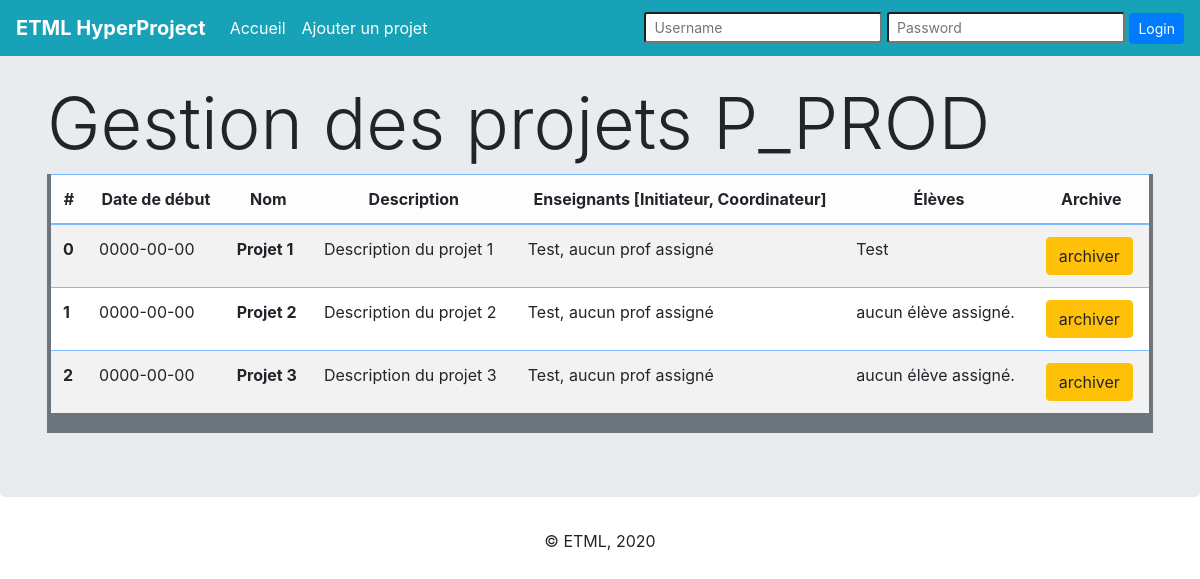
/Site/src/view/homePage.php, run on an earlier commit of the app's database.
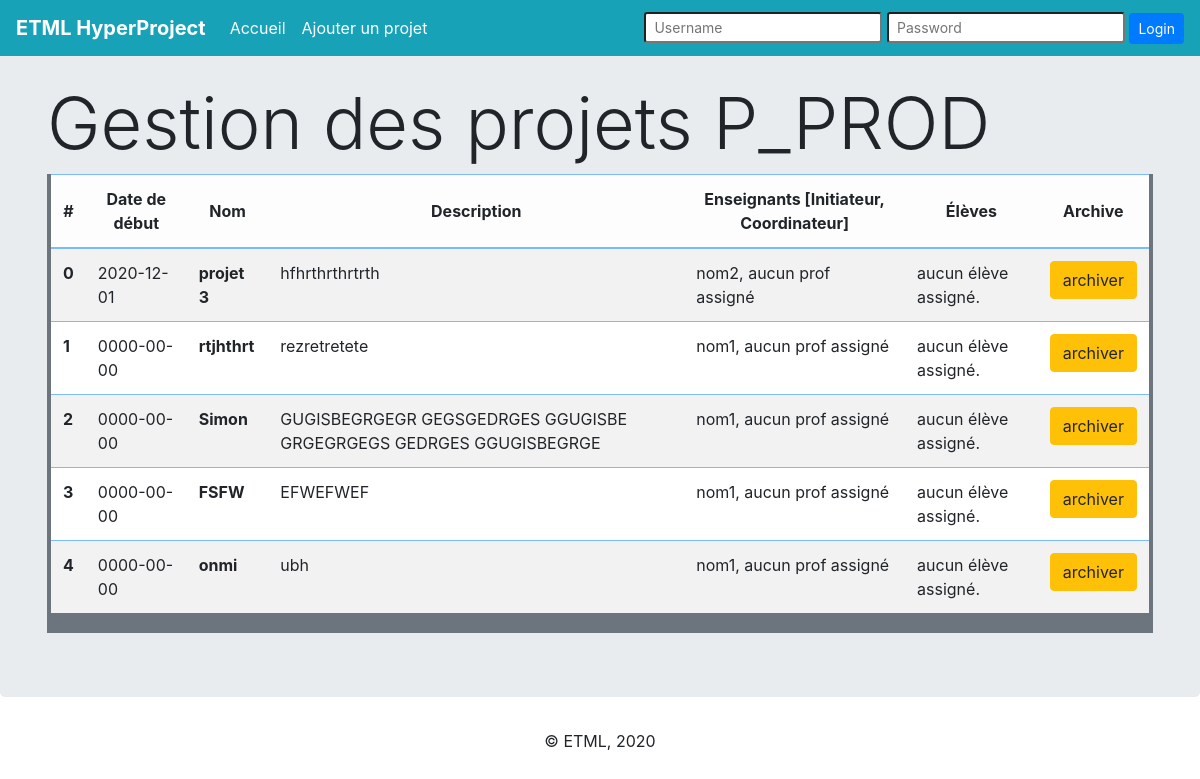
And on a later commit of the database.
### tables this page shows
CREATE TABLE `t_project` (
  `idProject` int(11) NOT NULL,
  `proName` varchar(50) NOT NULL,
  `proDescription` varchar(200) NOT NULL,
  `proStartingDate` date NOT NULL,
  `proEndingDate` date NOT NULL,
  `proArchive` tinyint(1) NOT NULL DEFAULT '0',
  `idCoordinator` int(11) DEFAULT NULL,
  `idInitiator` int(11) NOT NULL
);

CREATE TABLE `t_teacher` (
  `idTeacher` int(11) NOT NULL,
  `teaFirstName` varchar(50) NOT NULL,
  `teaLastName` varchar(50) NOT NULL,
  `teaUserName` varchar(50) NOT NULL,
  `teaPassword` varchar(200) NOT NULL
);

CREATE TABLE `t_belong` (
  `idProject` int(11) NOT NULL,
  `idStudent` int(11) NOT NULL
);

CREATE TABLE `t_student` (
  `idStudent` int(11) NOT NULL,
  `stuFirstName` varchar(50) NOT NULL,
  `stuLastName` varchar(50) NOT NULL,
  `stuUserName` varchar(50) NOT NULL,
  `stuPassword` varchar(200) NOT NULL,
  `stuClass` varchar(50) NOT NULL
);

### Site/src/model/Database.php (called while the page is built, shortened)
<?php
 class Database {
    private $connector;
    public function __construct(){
        $user = $GLOBALS['MM_CONFIG']['database']['username'];
        $pass = $GLOBALS['MM_CONFIG']['database']['password'];
        $dbname = $GLOBALS['MM_CONFIG']['database']['dbname'];
        $host = $GLOBALS['MM_CONFIG']['database']['host'];
        $port = $GLOBALS['MM_CONFIG']['database']['port'];
        $charset = $GLOBALS['MM_CONFIG']['database']['charset'];
        try
        {
            $this->connector = new PDO('mysql:host='.$host.';port='.$port.';dbname='.$dbname.';charset='. $charset, $user, $pass, array(PDO::ATTR_ERRMODE => PDO::ERRMODE_EXCEPTION));
        } catch(exception $e){
            echo "connexion impossible";
        }
    }
    private function queryPrepareExecute($query, $binds){
        $req = $this->connector->prepare($query);
        $req->execute();
        return $req;
    }
    private function formatData($req){
        $result = $req->fetchAll(PDO::FETCH_ASSOC);
        return $result;
    }
    public function getAllActiveProjects(){
        $query = "SELECT * FROM t_project  WHERE proArchive = 0";
        $req = $this->queryPrepareExecute($query,null);
        $projects = $this->formatData($req);
        return $projects;
    }
    public function getTeacherById(int $idTeacher){
        $query = 'SELECT * FROM t_teacher WHERE  idTeacher =' . $idTeacher;
        $req = $this->queryPrepareExecute($query,null);
        $result = $this->formatData($req);
        return $result[0];
    }
    public function getStudentsByProjectId($id)
    {
        $query = 'SELECT * FROM t_belong LEFT JOIN t_student ON t_belong.idStudent = t_student.idStudent WHERE t_belong.idProject = '. $id;
        $req = $this->queryPrepareExecute($query,null);
        $students = $this->formatData($req);
        return $students;
    }
 }
?>

### Site/src/view/homePage.php (the view, shortened to what this page needs)
<?php
    include "../model/Database.php";
    include "../controller/functions.php";
    $database = new Database();
    $projects = $database->getAllActiveProjects();
?>
<!doctype html>
<html lang="fr">
    <head>
        <link rel="stylesheet" href="../ressources/css/style.css">
        <link href="https://stackpath.bootstrapcdn.com/bootstrap/4.5.2/css/bootstrap.min.css" rel="stylesheet">
        <link rel="stylesheet" href="https://cdnjs.cloudflare.com/ajax/libs/font-awesome/4.7.0/css/font-awesome.min.css">
    </head>
    <body>
        <header>
            <nav class="navbar navbar-expand-md navbar-dark fixed-top bg-info">
                <a class="navbar-brand" href="../../index.php"><strong>ETML HyperProject</strong></a>
                <div class="collapse navbar-collapse" id="navbarsExampleDefault">
                    <ul class="navbar-nav mr-auto">
                        <li class="nav-item active">
                            <a class="nav-link" href="../../index.php">Accueil <span class="sr-only"></span></a>
                        </li>
                        <li class="nav-item active">
                            <a class="nav-link" href="../view/addProject.php">Ajouter un projet<span class="sr-only"></span></a>
                        </li>
                    </ul>
                    <?php
                        displayLoginSection();
                    ?>
                </div>
            </nav>
        </header>
        <div class="jumbotron">
            <div class="container">
                <h1 class="display-3 p">Gestion des projets P_PROD</h1>
                <div class="bg-secondary pr-1 pl-1 pb-1">
                    <table class="table table-hover table-primary table-striped bg-white">
                        <thead class="table-light" >
                            <tr onclick="location.href='#'">
                                <th class="text-center align-middle" scope="col">#</th>
                                <th class="text-center align-middle" scope="col">Date de début</th>
                                <th class="text-center align-middle" scope="col">Nom</th>
                                <th class="text-center align-middle" scope="col">Description</th>
                                <th class="text-center align-middle" scope="col">Enseignants [Initiateur, Coordinateur]</th>
                                <th class="text-center align-middle" scope="col">Élèves</th>
                                <th class="text-center align-middle" scope="col">Archive</th>
                            </tr>
                        </thead>
                        <tbody>
                            <?php
                                $j = 0;
                                foreach($projects as $project)
                                {
                                    $initiatorTeacher = $database->getTeacherById($project["idInitiator"]);
                                    $coordinatorTeacherLastName = "aucun prof assigné";
                                    $students = $database->getStudentsByProjectId($project["idProject"]);
                                    echo '<tr ';
                                    echo '>';
                                    echo '<th scope="row">' . $j++ . '</th>';
                                    echo '<td>' . $project["proStartingDate"] . '</td>';
                                    echo '<td><strong>' . $project["proName"] . '</strong></td>';
                                    echo '<td>' . $project["proDescription"] . '</td>';
                                    echo '<td>' . $initiatorTeacher["teaLastName"] . ', ' . $coordinatorTeacherLastName. '</td>';
                                    echo '<td>';
                                        if(count($students) == 0)
                                        {
                                            echo "aucun élève assigné.";
                                        }
                                        else
                                        {
                                            $i = 0;
                                            foreach($students as $student)
                                            {
                                                if ($i < count($students) - 1)
                                                {
                                                    echo $student["stuLastName"] . ", ";
                                                }
                                                else
                                                {
                                                    echo $student["stuLastName"];
                                                }
                                                $i++;
                                            }
                                        }
                                    echo '</td>';
                                    echo '<td><a class="btn btn-warning" href="..\view\homePage.php?id=' . $project["idProject"] . '">archiver</a></td>';
                                    echo '</tr>';
                                }
                            ?>
                        </tbody>
                    </table>
                </div>
            </div>
        </div>
        <footer>
            <p class="d-flex justify-content-center">&copy; ETML, 2020</p>
        </footer>
    </body>
</html>

### Site/src/controller/functions.php (shortened to what this page needs)
<?php
function displayLoginSection()
{
    if(isset($_SESSION["isConnected"]))
    {
      echo '<form method="post">
              <label for="username">Connecté en tant que ' . $_SESSION["username"] . ' avec les droits de niveau ' . $_SESSION["isConnected"] . ' </label>
              <button type="submit" name="logout" class="btn btn-primary btn-sm"">Logout</button>
            </form>';
    }
    else
    {
      echo '<form method="post">
                <input type="text" class="form-control-sm" id="username" aria-describedby="userHelp" name="username" placeholder="Username">
                <input type="password" class="form-control-sm" id="password" name="password" placeholder="Password">
              <button type="submit" name="login" class="btn btn-primary btn-sm">Login</button>
            </form>';
    }
}
?>

### Site/ressources/css/style.css (style rules this page uses)
table { border: 1px blue; }
.jumbotron { margin-top: 1rem; background-color: #b4f8f8; }

What changed in the data, as far as the page shows it:
removed t_project: proStartingDate "0000-00-00", proName "Projet 1", proDescription "Description du projet 1", idInitiator.teaLastName "Test", coordinatorTeacherLastName "aucun prof assigné"
removed t_belong: idStudent.stuLastName "Test"
no longer on this page (row edited): t_project: proStartingDate "0000-00-00", proName "Projet 2", proDescription "Description du projet 2", idInitiator.teaLastName "Test", coordinatorTeacherLastName "aucun prof assigné", shows "aucun élève assigné."
no longer on this page (row edited): t_project: proStartingDate "0000-00-00", proName "Projet 3", proDescription "Description du projet 3", idInitiator.teaLastName "Test", coordinatorTeacherLastName "aucun prof assigné", shows "aucun élève assigné."
added t_project: proStartingDate "2020-12-01", proName "projet 3", proDescription "hfhrthrthrtrth", idInitiator.teaLastName "nom2", coordinatorTeacherLastName "aucun prof assigné", shows "aucun élève assigné."
added t_project: proStartingDate "0000-00-00", proName "rtjhthrt", proDescription "rezretretete", idInitiator.teaLastName "nom1", coordinatorTeacherLastName "aucun prof assigné", shows "aucun élève assigné."
added t_project: proStartingDate "0000-00-00", proName "Simon", proDescription "GUGISBEGRGEGR GEGSGEDRGES GGUGISBE GRGEGRGEGS GEDRGES GGUGISBEGRGE", idInitiator.teaLastName "nom1", coordinatorTeacherLastName "aucun prof assigné", shows "aucun élève assigné."
added t_project: proStartingDate "0000-00-00", proName "FSFW", proDescription "EFWEFWEF", idInitiator.teaLastName "nom1", coordinatorTeacherLastName "aucun prof assigné", shows "aucun élève assigné."
added t_project: proStartingDate "0000-00-00", proName "onmi", proDescription "ubh", idInitiator.teaLastName "nom1", coordinatorTeacherLastName "aucun prof assigné", shows "aucun élève assigné."
